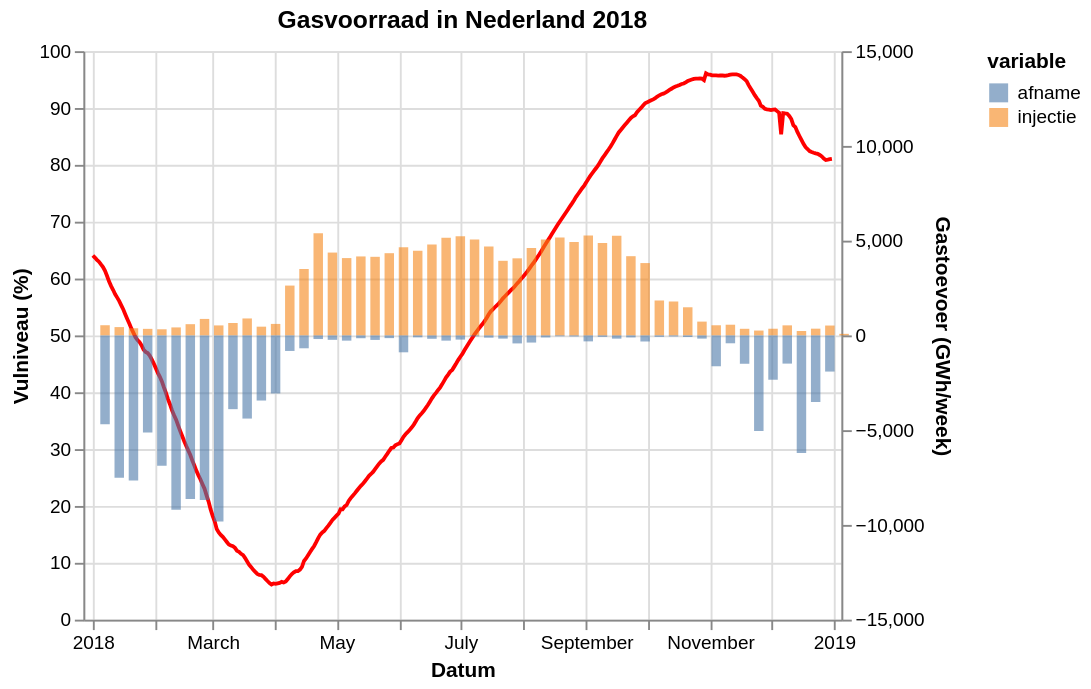

This figure's Vega-Lite source:
### Vega-Lite specification from a JSON file in a GitHub repository (floating-point values rounded to 4 significant figures; data arrays with more than 128 entries replaced by an {"elided": "..."} marker saying what was removed)
{"config": {"view": {"continuousWidth": 400, "continuousHeight": 300}}, "layer": [{"data": {"values": {"elided": "365 records"}}, "mark": {"type": "line", "color": "red"}, "encoding": {"tooltip": [{"field": "gasDayStart", "type": "temporal"}, {"field": "full", "type": "quantitative"}], "x": {"axis": {"title": "Datum"}, "field": "gasDayStart", "type": "temporal"}, "y": {"axis": {"title": "Vulniveau (%)"}, "field": "full", "scale": {"domain": [0, 100], "padding": 0}, "type": "quantitative"}}}, {"data": {"values": [{"gasDayStart": "2018-01-07T00:00:00", "variable": "injectie", "value": 538}, {"gasDayStart": "2018-01-14T00:00:00", "variable": "injectie", "value": 439}, {"gasDayStart": "2018-01-21T00:00:00", "variable": "injectie", "value": 377}, {"gasDayStart": "2018-01-28T00:00:00", "variable": "injectie", "value": 346}, {"gasDayStart": "2018-02-04T00:00:00", "variable": "injectie", "value": 324}, {"gasDayStart": "2018-02-11T00:00:00", "variable": "injectie", "value": 422}, {"gasDayStart": "2018-02-18T00:00:00", "variable": "injectie", "value": 593}, {"gasDayStart": "2018-02-25T00:00:00", "variable": "injectie", "value": 870}, {"gasDayStart": "2018-03-04T00:00:00", "variable": "injectie", "value": 528}, {"gasDayStart": "2018-03-11T00:00:00", "variable": "injectie", "value": 655}, {"gasDayStart": "2018-03-18T00:00:00", "variable": "injectie", "value": 895}, {"gasDayStart": "2018-03-25T00:00:00", "variable": "injectie", "value": 462}, {"gasDayStart": "2018-04-01T00:00:00", "variable": "injectie", "value": 607}, {"gasDayStart": "2018-04-08T00:00:00", "variable": "injectie", "value": 2630}, {"gasDayStart": "2018-04-15T00:00:00", "variable": "injectie", "value": 3506}, {"gasDayStart": "2018-04-22T00:00:00", "variable": "injectie", "value": 5396}, {"gasDayStart": "2018-04-29T00:00:00", "variable": "injectie", "value": 4372}, {"gasDayStart": "2018-05-06T00:00:00", "variable": "injectie", "value": 4081}, {"gasDayStart": "2018-05-13T00:00:00", "variable": "injectie", "value": 4168}, {"gasDayStart": "2018-05-20T00:00:00", "variable": "injectie", "value": 4148}, {"gasDayStart": "2018-05-27T00:00:00", "variable": "injectie", "value": 4339}, {"gasDayStart": "2018-06-03T00:00:00", "variable": "injectie", "value": 4654}, {"gasDayStart": "2018-06-10T00:00:00", "variable": "injectie", "value": 4471}, {"gasDayStart": "2018-06-17T00:00:00", "variable": "injectie", "value": 4793}, {"gasDayStart": "2018-06-24T00:00:00", "variable": "injectie", "value": 5152}, {"gasDayStart": "2018-07-01T00:00:00", "variable": "injectie", "value": 5238}, {"gasDayStart": "2018-07-08T00:00:00", "variable": "injectie", "value": 5059}, {"gasDayStart": "2018-07-15T00:00:00", "variable": "injectie", "value": 4695}, {"gasDayStart": "2018-07-22T00:00:00", "variable": "injectie", "value": 3937}, {"gasDayStart": "2018-07-29T00:00:00", "variable": "injectie", "value": 4068}, {"gasDayStart": "2018-08-05T00:00:00", "variable": "injectie", "value": 4613}, {"gasDayStart": "2018-08-12T00:00:00", "variable": "injectie", "value": 5063}, {"gasDayStart": "2018-08-19T00:00:00", "variable": "injectie", "value": 5161}, {"gasDayStart": "2018-08-26T00:00:00", "variable": "injectie", "value": 4930}, {"gasDayStart": "2018-09-02T00:00:00", "variable": "injectie", "value": 5274}, {"gasDayStart": "2018-09-09T00:00:00", "variable": "injectie", "value": 4876}, {"gasDayStart": "2018-09-16T00:00:00", "variable": "injectie", "value": 5258}, {"gasDayStart": "2018-09-23T00:00:00", "variable": "injectie", "value": 4181}, {"gasDayStart": "2018-09-30T00:00:00", "variable": "injectie", "value": 3818}, {"gasDayStart": "2018-10-07T00:00:00", "variable": "injectie", "value": 1843}, {"gasDayStart": "2018-10-14T00:00:00", "variable": "injectie", "value": 1790}, {"gasDayStart": "2018-10-21T00:00:00", "variable": "injectie", "value": 1485}, {"gasDayStart": "2018-10-28T00:00:00", "variable": "injectie", "value": 729}, {"gasDayStart": "2018-11-04T00:00:00", "variable": "injectie", "value": 536}, {"gasDayStart": "2018-11-11T00:00:00", "variable": "injectie", "value": 565}, {"gasDayStart": "2018-11-18T00:00:00", "variable": "injectie", "value": 349}, {"gasDayStart": "2018-11-25T00:00:00", "variable": "injectie", "value": 257}, {"gasDayStart": "2018-12-02T00:00:00", "variable": "injectie", "value": 353}, {"gasDayStart": "2018-12-09T00:00:00", "variable": "injectie", "value": 531}, {"gasDayStart": "2018-12-16T00:00:00", "variable": "injectie", "value": 233}, {"gasDayStart": "2018-12-23T00:00:00", "variable": "injectie", "value": 356}, {"gasDayStart": "2018-12-30T00:00:00", "variable": "injectie", "value": 522}, {"gasDayStart": "2019-01-06T00:00:00", "variable": "injectie", "value": 83}, {"gasDayStart": "2018-01-07T00:00:00", "variable": "afname", "value": -4686}, {"gasDayStart": "2018-01-14T00:00:00", "variable": "afname", "value": -7511}, {"gasDayStart": "2018-01-21T00:00:00", "variable": "afname", "value": -7650}, {"gasDayStart": "2018-01-28T00:00:00", "variable": "afname", "value": -5125}, {"gasDayStart": "2018-02-04T00:00:00", "variable": "afname", "value": -6881}, {"gasDayStart": "2018-02-11T00:00:00", "variable": "afname", "value": -9205}, {"gasDayStart": "2018-02-18T00:00:00", "variable": "afname", "value": -8639}, {"gasDayStart": "2018-02-25T00:00:00", "variable": "afname", "value": -8687}, {"gasDayStart": "2018-03-04T00:00:00", "variable": "afname", "value": -9822}, {"gasDayStart": "2018-03-11T00:00:00", "variable": "afname", "value": -3891}, {"gasDayStart": "2018-03-18T00:00:00", "variable": "afname", "value": -4388}, {"gasDayStart": "2018-03-25T00:00:00", "variable": "afname", "value": -3437}, {"gasDayStart": "2018-04-01T00:00:00", "variable": "afname", "value": -3063}, {"gasDayStart": "2018-04-08T00:00:00", "variable": "afname", "value": -820}, {"gasDayStart": "2018-04-15T00:00:00", "variable": "afname", "value": -679}, {"gasDayStart": "2018-04-22T00:00:00", "variable": "afname", "value": -191}, {"gasDayStart": "2018-04-29T00:00:00", "variable": "afname", "value": -233}, {"gasDayStart": "2018-05-06T00:00:00", "variable": "afname", "value": -276}, {"gasDayStart": "2018-05-13T00:00:00", "variable": "afname", "value": -149}, {"gasDayStart": "2018-05-20T00:00:00", "variable": "afname", "value": -238}, {"gasDayStart": "2018-05-27T00:00:00", "variable": "afname", "value": -143}, {"gasDayStart": "2018-06-03T00:00:00", "variable": "afname", "value": -891}, {"gasDayStart": "2018-06-10T00:00:00", "variable": "afname", "value": -101}, {"gasDayStart": "2018-06-17T00:00:00", "variable": "afname", "value": -178}, {"gasDayStart": "2018-06-24T00:00:00", "variable": "afname", "value": -276}, {"gasDayStart": "2018-07-01T00:00:00", "variable": "afname", "value": -221}, {"gasDayStart": "2018-07-08T00:00:00", "variable": "afname", "value": -53}, {"gasDayStart": "2018-07-15T00:00:00", "variable": "afname", "value": -118}, {"gasDayStart": "2018-07-22T00:00:00", "variable": "afname", "value": -169}, {"gasDayStart": "2018-07-29T00:00:00", "variable": "afname", "value": -422}, {"gasDayStart": "2018-08-05T00:00:00", "variable": "afname", "value": -377}, {"gasDayStart": "2018-08-12T00:00:00", "variable": "afname", "value": -108}, {"gasDayStart": "2018-08-19T00:00:00", "variable": "afname", "value": -47}, {"gasDayStart": "2018-08-26T00:00:00", "variable": "afname", "value": -57}, {"gasDayStart": "2018-09-02T00:00:00", "variable": "afname", "value": -315}, {"gasDayStart": "2018-09-09T00:00:00", "variable": "afname", "value": -76}, {"gasDayStart": "2018-09-16T00:00:00", "variable": "afname", "value": -171}, {"gasDayStart": "2018-09-23T00:00:00", "variable": "afname", "value": -106}, {"gasDayStart": "2018-09-30T00:00:00", "variable": "afname", "value": -321}, {"gasDayStart": "2018-10-07T00:00:00", "variable": "afname", "value": -76}, {"gasDayStart": "2018-10-14T00:00:00", "variable": "afname", "value": -57}, {"gasDayStart": "2018-10-21T00:00:00", "variable": "afname", "value": -84}, {"gasDayStart": "2018-10-28T00:00:00", "variable": "afname", "value": -169}, {"gasDayStart": "2018-11-04T00:00:00", "variable": "afname", "value": -1628}, {"gasDayStart": "2018-11-11T00:00:00", "variable": "afname", "value": -415}, {"gasDayStart": "2018-11-18T00:00:00", "variable": "afname", "value": -1496}, {"gasDayStart": "2018-11-25T00:00:00", "variable": "afname", "value": -5050}, {"gasDayStart": "2018-12-02T00:00:00", "variable": "afname", "value": -2339}, {"gasDayStart": "2018-12-09T00:00:00", "variable": "afname", "value": -1488}, {"gasDayStart": "2018-12-16T00:00:00", "variable": "afname", "value": -6204}, {"gasDayStart": "2018-12-23T00:00:00", "variable": "afname", "value": -3514}, {"gasDayStart": "2018-12-30T00:00:00", "variable": "afname", "value": -1908}, {"gasDayStart": "2019-01-06T00:00:00", "variable": "afname", "value": -14}]}, "mark": {"type": "bar", "binSpacing": 0, "opacity": 0.6}, "encoding": {"color": {"field": "variable", "type": "nominal"}, "tooltip": [{"field": "gasDayStart", "type": "temporal"}, {"field": "variable", "type": "nominal"}, {"field": "value", "type": "quantitative"}], "x": {"axis": {"title": "Datum"}, "field": "gasDayStart", "scale": {"domain": ["2018-01-01", "2018-12-31"]}, "type": "temporal"}, "y": {"axis": {"title": "Gastoevoer (GWh/week)"}, "field": "value", "scale": {"domain": [-15000, 15000], "padding": 0}, "type": "quantitative"}}}], "resolve": {"scale": {"y": "independent"}}, "title": "Gasvoorraad in Nederland 2018", "$schema": "https://vega.github.io/schema/vega-lite/v5.json", "data": {"values": {"elided": "365 records"}}}
